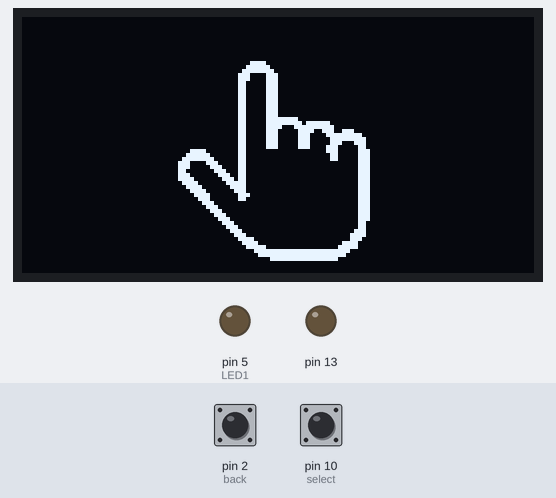
Bench run of a sketch on a simulated Arduino Uno, built with avr-gcc and run on an emulated ATmega328P. Parts: 128×64 one-colour display, output pins drawn as LEDs (lit = HIGH). Inputs (shaded band) come from the test bench; at power-on: pin 10 (select) HIGH, pin 2 (back) HIGH. What the sketch prints to the serial monitor is not drawn.

Above: at 1.27 s.
1.3 s: pin 10 (select) pulled LOW for 0.15 s
At 2.3 s:
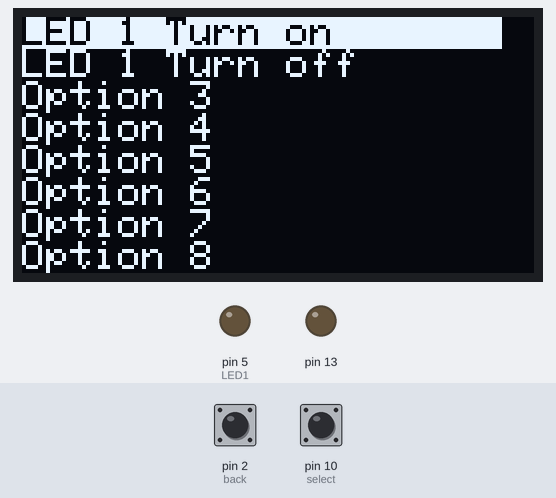
2.9 s: pin 2 (back) pulled LOW for 1 s
At 4.4 s:
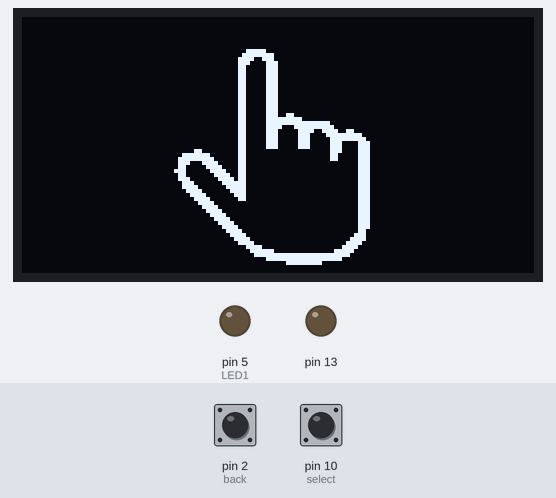
4.5 s: pin 10 (select) pulled LOW for 1 s
At 5.26 s:
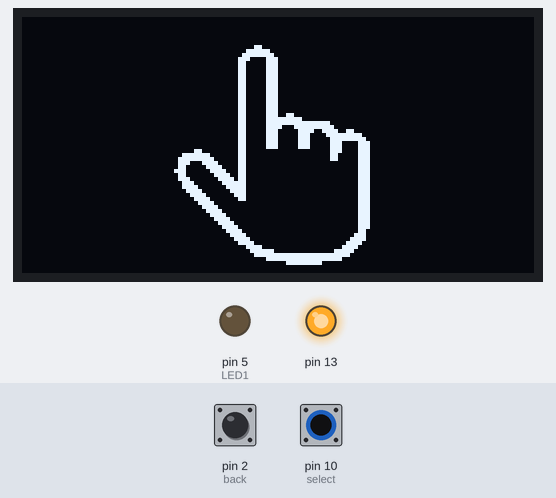
6.1 s: pin 10 (select) pulled LOW for 0.15 s
At 7.2 s:
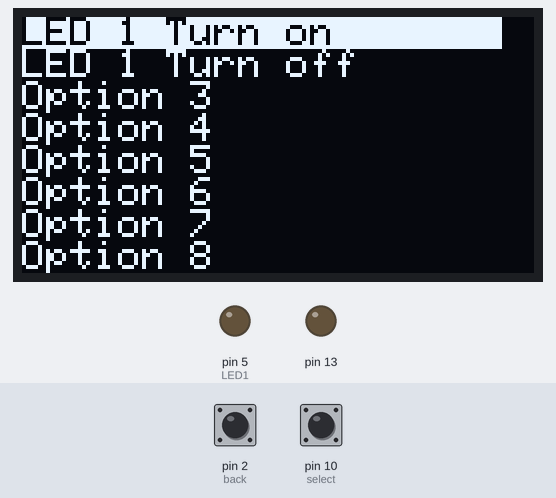
7.7 s: pin 10 (select) pulled LOW for 0.15 s
At 8.4 s:
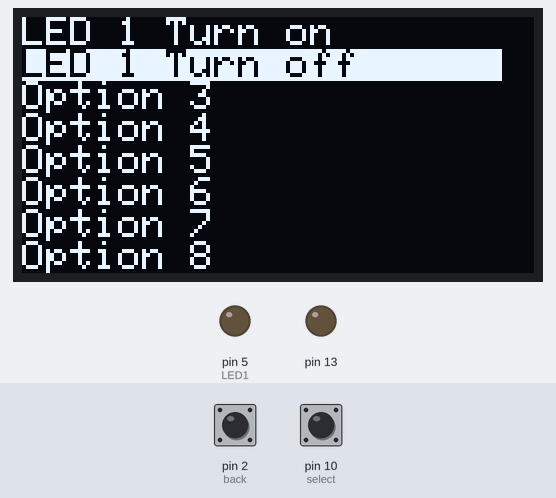
9.3 s: pin 10 (select) pulled LOW for 0.15 s
At 10.8 s:
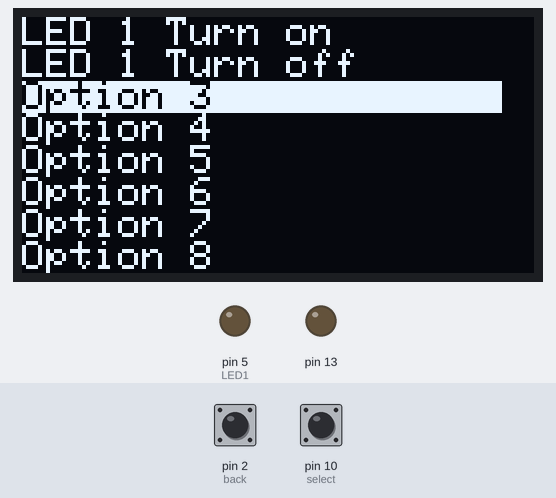
Timing chart, 0 to 11.9 s (numbered marks = the images above; inputs shaded):
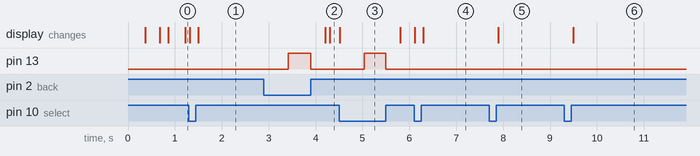

Measured:
- after the input at 1.3 s, the display: first changes at once (image 1 shows a later state)
- after the input at 2.9 s, pin 13: LOW → HIGH after 0.52 s, → LOW 0.48 s later; the display: first changes after 1.3 s (image 2 shows a later state)
- after the input at 4.5 s, pin 13: LOW → HIGH after 0.53 s, → LOW 0.47 s later; the display: changes at once (image 3)
- after the input at 7.7 s, the display: changes after 0.19 s (image 5)
- after the input at 9.3 s, the display: changes after 0.19 s (image 6)

The sketch:

Menu.ino
```cpp
#include <Adafruit_SSD1306.h>
Adafruit_SSD1306 display(128, 64, &Wire, -1);
#include "bitmap.h"
#define select 10
#define back 2
#define LED1 5
#define FRAME_COUNT (sizeof(frames) / sizeof(frames[0]))
int frame = 0;

void setup() {
  Serial.begin(9600);
  display.begin(0x02, 0x3C);
  display.clearDisplay();
  display.setTextSize(2);
  pinMode(select, INPUT_PULLUP);
  pinMode(back, INPUT_PULLUP);
  pinMode(LED1, OUTPUT);
  pinMode(13, OUTPUT);
}

void loop() {
  intro();
  byte r = push(select);
  if (r) {
    Serial.println(r);
    if (r == 1) {
      byte p = panel();
      if (p == 1) digitalWrite(LED1, HIGH);
      else if (p == 2) digitalWrite(LED1, LOW);
    }
  }
}
```

button.ino
```cpp
byte push(byte pin_number) {
  bool long_press_flag = 0;
  if (!digitalRead(pin_number)) {
    delay(20);  //debounce delay
    uint32_t t = millis();
    while (!digitalRead(pin_number)) {
      if (millis() - t > 500) {
        long_press_flag = 1;
        digitalWrite(13, 1);
      }
    }
    digitalWrite(13, 0);
    if (long_press_flag) return 2;
    else return 1;
  }
  return 0;
}
```

display.ino
```cpp
void text(String t, byte x, byte y, bool c) {
  display.setCursor(x, y);
  (c) ? display.setTextColor(1) : display.setTextColor(0, 1);
  display.print(t);
}
```

intro.ino
```cpp
void intro() {
  display.clearDisplay();
  display.drawBitmap(32, 0, frames[frame], 64, 64, 1);
  display.display();
  frame = (frame + 1) % FRAME_COUNT;
}
```

nav.ino
```cpp
String options(byte a) {
  if (a == 0) return "LED 1 Turn on       ";
  else if (a == 1) return "LED 1 Turn off      ";
  else if (a == 2) return "Option 3            ";
  else if (a == 3) return "Option 4            ";
  else if (a == 4) return "Option 5            ";
  else if (a == 5) return "Option 6            ";
  else if (a == 6) return "Option 7            ";
  else if (a == 7) return "Option 8            ";
  else if (a == 8) return "Option 9            ";
  else if (a == 9) return "Option 10           ";
  else if (a == 10) return "Option 11           ";
  else if (a == 11) return "Option 12           ";
}

byte panel() {
  display.setTextSize(1);
  int index = 0, temp = -1, base = 0, peak = 7, limit = 11;
  while (1) {
    if (temp != index) {
      temp = index;
      display.clearDisplay();
      for (int i = base; i <= peak; i++) {
        (i == index) ? text(options(i), 0, (i - base) * 8, 0) : text(options(i), 0, (i - base) * 8, 1);
      }
      display.display();
    }

    byte r = push(select);
    if (r == 1) {
      index++;
      if (index >= limit) index = limit;
      if (index > peak) {
        peak = index;
        base = peak - 7;
      }
    }

    else if (r == 2) {
      display.setTextSize(2);
      return index + 1;
    }

    r = push(back);
    if (r == 1) {
      index--;
      if (index < 0) index = 0;
      if (index < base) {
        base = index;
        peak = base + 7;
      }
    }
    if (r == 2) {
      display.setTextSize(2);
      return 0;
    }
  }
}
```

Source omitted: bitmap.h (data table, 33115 bytes)
